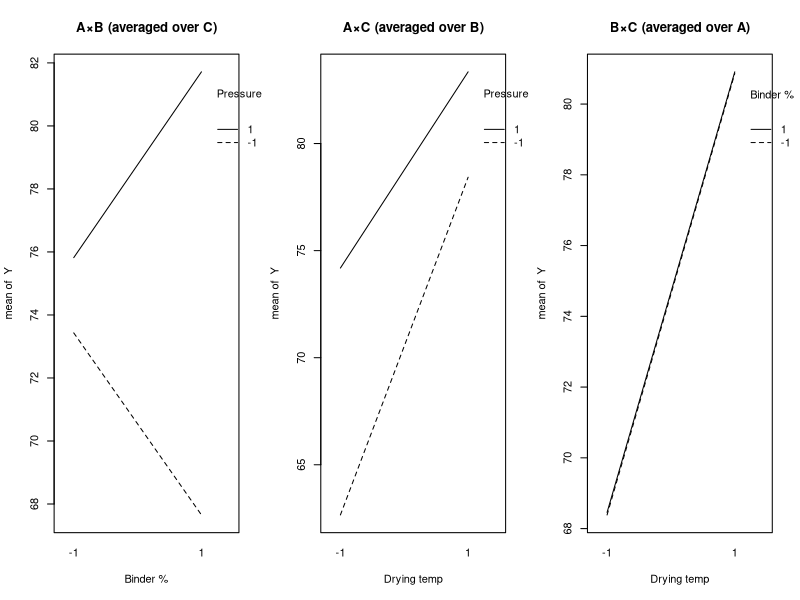

Recreate this plot in R.
## Replicated factorial design

set.seed(2026)

## 1) Design table (coded and natural levels), randomized run order
des <- expand.grid(A = c(-1, 1), B = c(-1, 1), C = c(-1, 1))
des$A_lev <- ifelse(des$A==-1, 8, 12)   # kN
des$B_lev <- ifelse(des$B==-1, 2, 5)    # %
des$C_lev <- ifelse(des$C==-1, 40, 60)  # °C

r <- 3                                   # replicates per cell
N <- nrow(des) * r

## 2) Simulate a truth 
beta <- c(mu = 75, A = 4, B = 0, C = 6, AB = 3, AC = -2, BC = 0, ABC = 0)
X <- model.matrix(~ A*B*C, des)                # effects-coded
X_rep <- X[rep(seq_len(nrow(X)), each = r), ]
sigma <- 1                                     # process noise SD
Y <- X_rep %*%beta + rnorm(N, 0, sigma)

## 3) Put together a data frame (factors, run order)
dat <- data.frame(X_rep[,2:4], Y = Y, row.names = NULL)

## 4) Fit full factorial model and show ANOVA
fit <- aov(Y ~ A*B*C, data = dat)
summary(fit)           # ANOVA table
coef(lm(Y ~ A*B*C, dat))  # coefficients (effects-coded with factor coding)

## 5) interaction plots (base R)

par(mfrow=c(1,3))
with(dat, interaction.plot(B, A, Y, fun=mean, main="A×B (averaged over C)",
                           xlab="Binder %", trace.label="Pressure"))
with(dat, interaction.plot(C, A, Y, fun=mean, main="A×C (averaged over B)",
                           xlab="Drying temp", trace.label="Pressure"))
with(dat, interaction.plot(C, B, Y, fun=mean, main="B×C (averaged over A)",
                           xlab="Drying temp", trace.label="Binder %"))
par(mfrow=c(1,1))


## --- build significant term set
active <- c("A", "C", "A:B", "A:C")
keep <- unique(active)
DF <- data.frame(as.data.frame(X_rep[,active]),Y = Y, row.names = NULL)

fit3 <- lm(Y ~. , DF)
fit3
mean( (fit3$coef - beta[c("mu", "A", "C", "AB", "AC")])^2 )
